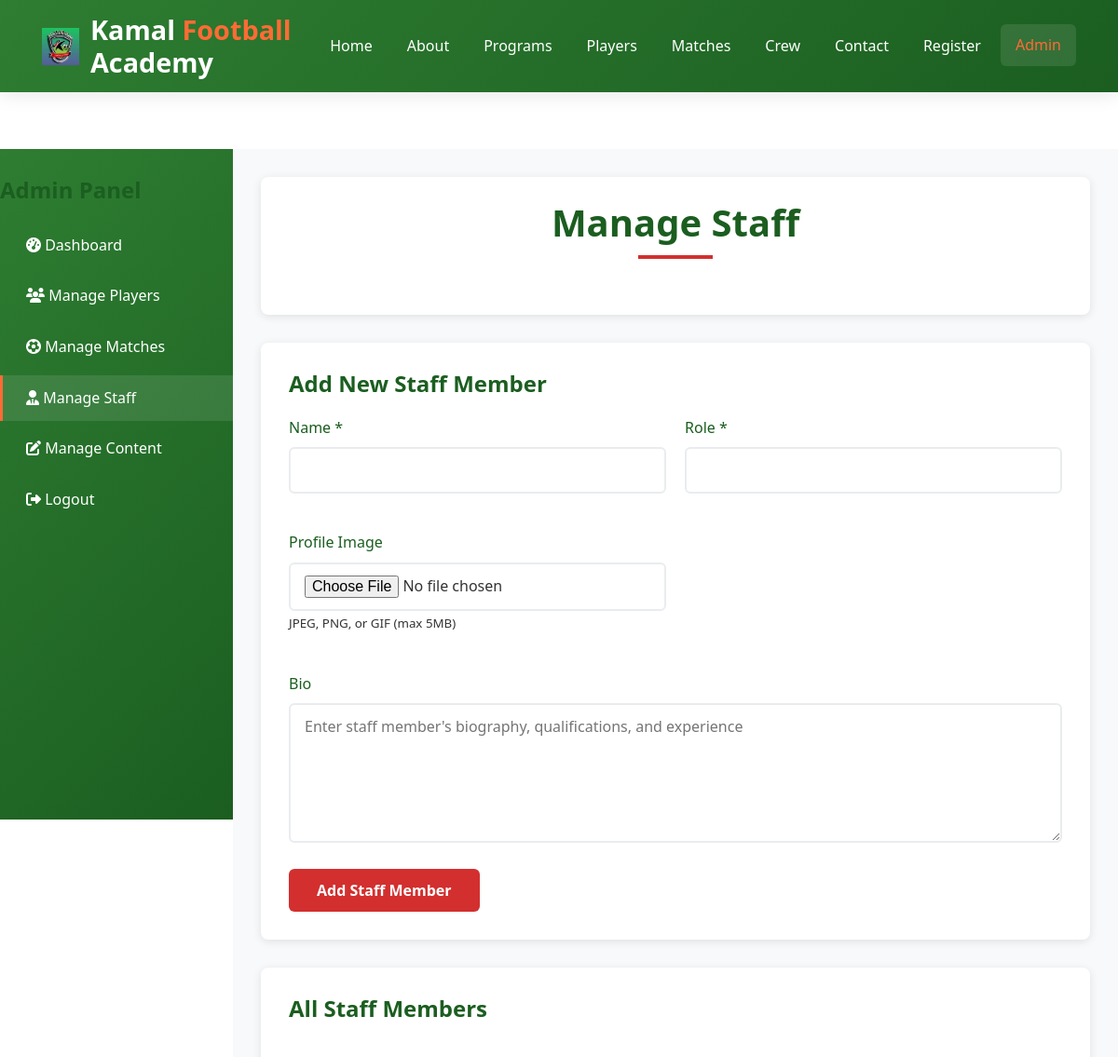
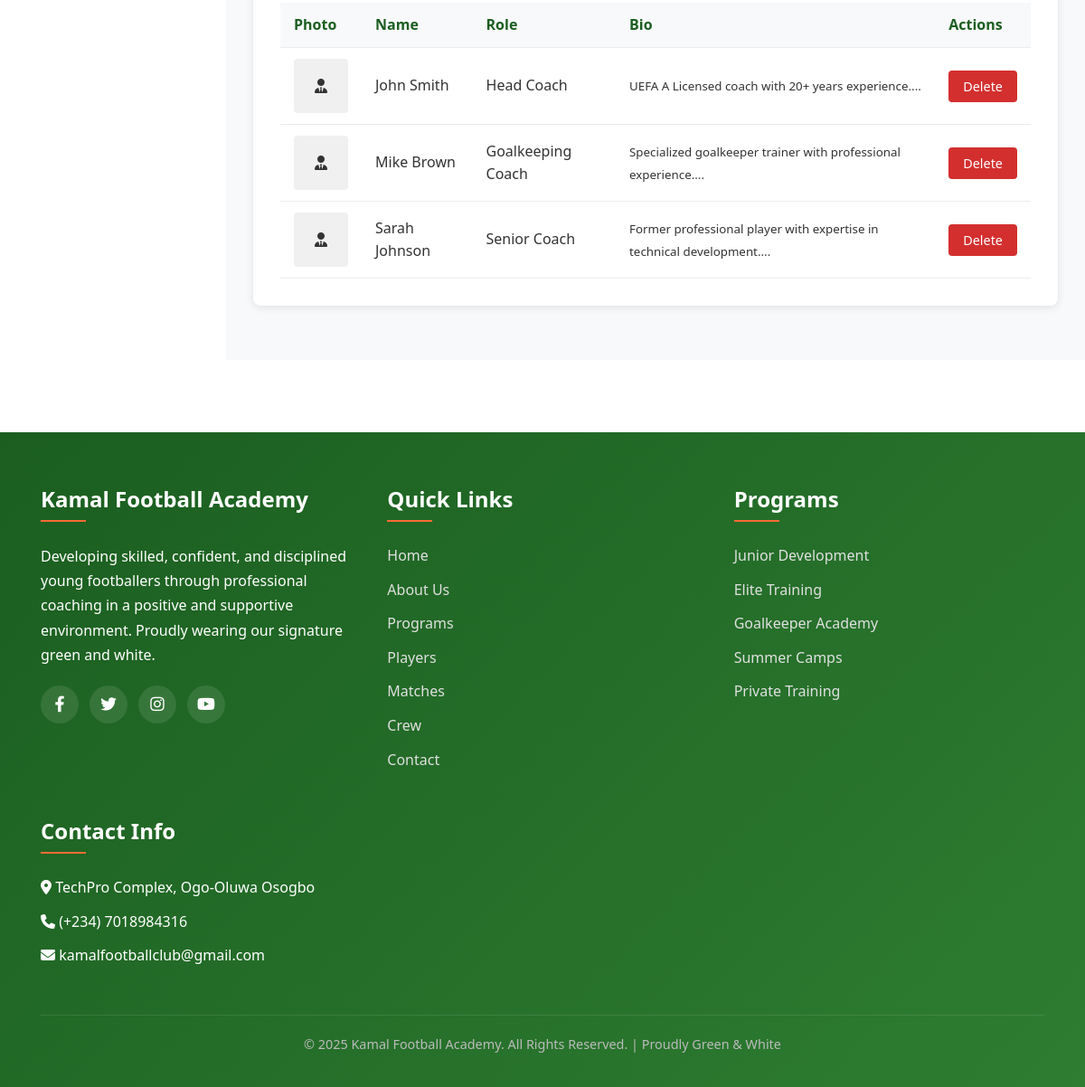
The app's page /admin-staff.php (signed in) with its own data (2 pictures, top to bottom).
### tables this page shows
CREATE TABLE staff (
    id INT AUTO_INCREMENT PRIMARY KEY,
    name VARCHAR(100) NOT NULL,
    role VARCHAR(100),
    bio TEXT,
    image_path VARCHAR(255),
    created_at TIMESTAMP DEFAULT CURRENT_TIMESTAMP
);

### admin-staff.php (the view, shortened to what this page needs)
<?php
include 'includes/header.php';
$staff = $pdo->query("SELECT * FROM staff ORDER BY name")->fetchAll();
?>
<section class="admin-panel">
    <div class="admin-container">
        <?php include 'includes/admin-sidebar.php'; ?>
        <div class="admin-content">
            <div class="admin-header">
                <h2>Manage Staff</h2>
            </div>
            <div class="admin-card">
                <h3>Add New Staff Member</h3>
                <form method="POST" enctype="multipart/form-data">
                    <div class="form-row">
                        <div class="form-group">
                            <label>Name *</label>
                            <input type="text" name="name" class="form-control" required>
                        </div>
                        <div class="form-group">
                            <label>Role *</label>
                            <input type="text" name="role" class="form-control" required>
                        </div>
                    </div>
                    <div class="form-row">
                        <div class="form-group">
                            <label>Profile Image</label>
                            <input type="file" name="image" class="form-control" accept="image/*">
                            <small>JPEG, PNG, or GIF (max 5MB)</small>
                        </div>
                    </div>
                    <div class="form-group">
                        <label>Bio</label>
                        <textarea name="bio" class="form-control" rows="4" placeholder="Enter staff member's biography, qualifications, and experience"></textarea>
                    </div>
                    <button type="submit" name="add_staff" class="btn">Add Staff Member</button>
                </form>
            </div>
            <div class="admin-card">
                <h3>All Staff Members</h3>
                <?php if (empty($staff)): ?>
                    <p>No staff members found.</p>
                <?php else: ?>
                    <div class="table-responsive">
                        <table class="data-table">
                            <thead>
                                <tr>
                                    <th>Photo</th>
                                    <th>Name</th>
                                    <th>Role</th>
                                    <th>Bio</th>
                                    <th>Actions</th>
                                </tr>
                            </thead>
                            <tbody>
                                <?php foreach ($staff as $member): ?>
                                <tr>
                                    <td>
                                        <?php if ($member['image_path']): ?>
                                            <img src="<?php echo getStaffImage($member['image_path']); ?>" style="width: 60px; height: 60px; object-fit: cover; border-radius: 4px;">
                                        <?php else: ?>
                                            <div style="width: 60px; height: 60px; background: #f0f0f0; display: flex; align-items: center; justify-content: center; border-radius: 4px;">
                                                <i class="fas fa-user-tie"></i>
                                            </div>
                                        <?php endif; ?>
                                    </td>
                                    <td><?php echo htmlspecialchars($member['name']); ?></td>
                                    <td><?php echo htmlspecialchars($member['role']); ?></td>
                                    <td>
                                        <?php if (!empty($member['bio'])): ?>
                                            <small><?php echo htmlspecialchars(substr($member['bio'], 0, 100)); ?>...</small>
                                        <?php else: ?>
                                            <small style="color: #999;">No bio provided</small>
                                        <?php endif; ?>
                                    </td>
                                    <td>
                                        <form method="POST" style="display: inline;">
                                            <button type="submit" name="delete_staff" class="action-btn delete-btn" onclick="return confirm('Are you sure you want to delete this staff member?')">Delete</button>
                                        </form>
                                    </td>
                                </tr>
                                <?php endforeach; ?>
                            </tbody>
                        </table>
                    </div>
                <?php endif; ?>
            </div>
        </div>
    </div>
</section>
<?php include 'includes/footer.php'; ?>

### css/style.css (style rules this page uses)
* { margin: 0; padding: 0; box-sizing: border-box; font-family: 'Segoe UI', Tahoma, Geneva, Verdana, sans-serif; }
:root { --primary: #2e7d32; --secondary: #d32f2f; --accent: #ff6b35; --light: #f8f9fa; --dark: #1b5e20; --text: #333333; --white: #ffffff; --gray: #6c757d; --border: #e9ecef; }
html { scroll-behavior: smooth; }
body { line-height: 1.6; color: var(--text); background-color: var(--white); overflow-x: hidden; margin: 0 !important; padding: 0 !important; }
section { padding: 80px 0; }
h1, h2, h3, h4 { margin-bottom: 20px; color: var(--dark); line-height: 1.2; }
h2 { font-size: clamp(2rem, 4vw, 2.5rem); text-align: center; margin-bottom: 50px; position: relative; }
h2:after { content: ''; position: absolute; bottom: -15px; left: 50%; transform: translateX(-50%); width: 80px; height: 4px; background-color: var(--secondary); }
h3 { font-size: 1.5rem; }
.btn { display: inline-flex; align-items: center; justify-content: center; gap: 8px; padding: 12px 30px; background-color: var(--secondary); color: white; border: none; border-radius: 6px; font-size: 1rem; font-weight: 600; text-decoration: none; cursor: pointer; transition: all 0.3s ease; position: relative; overflow: hidden; }
.form-group { margin-bottom: 20px; }
.form-group label { display: block; margin-bottom: 8px; font-weight: 500; color: var(--dark); }
.form-control { width: 100%; padding: 14px 16px; border: 2px solid var(--border); border-radius: 6px; font-size: 1rem; transition: all 0.3s ease; background: var(--white); }
textarea.form-control { min-height: 150px; resize: vertical; }
.admin-panel { margin-top: 80px; min-height: calc(100vh - 80px); }
.admin-container { display: flex; min-height: calc(100vh - 80px); }
.admin-content { flex: 1; margin-left: 250px; padding: 30px; background-color: #f8f9fa; }
.admin-header { background: white; padding: 25px 30px; border-radius: 8px; box-shadow: 0 2px 10px rgba(0, 0, 0, 0.1); margin-bottom: 30px; }
.admin-card { background: white; padding: 30px; border-radius: 8px; box-shadow: 0 2px 10px rgba(0, 0, 0, 0.1); margin-bottom: 30px; }
.form-row { display: grid; grid-template-columns: 1fr 1fr; gap: 20px; margin-bottom: 20px; }
.form-control { width: 100%; padding: 12px 15px; border: 2px solid var(--border); border-radius: 6px; font-size: 1rem; transition: all 0.3s ease; background: var(--white); }
.table-responsive { overflow-x: auto; }
.data-table { width: 100%; border-collapse: collapse; margin-top: 20px; }
.data-table th, .data-table td { padding: 12px 15px; text-align: left; border-bottom: 1px solid var(--border); }
.data-table th { background-color: var(--light); font-weight: 600; color: var(--dark); }
.action-btn { padding: 8px 16px; border: none; border-radius: 4px; cursor: pointer; font-size: 0.9rem; transition: all 0.3s ease; }
.delete-btn { background-color: var(--secondary); color: white; }

### records on screen
staff: name "John Smith", role "Head Coach", bio "UEFA A Licensed coach with 20+ years experience."
staff: name "Mike Brown", role "Goalkeeping Coach", bio "Specialized goalkeeper trainer with professional experience."
staff: name "Sarah Johnson", role "Senior Coach", bio "Former professional player with expertise in technical development."
